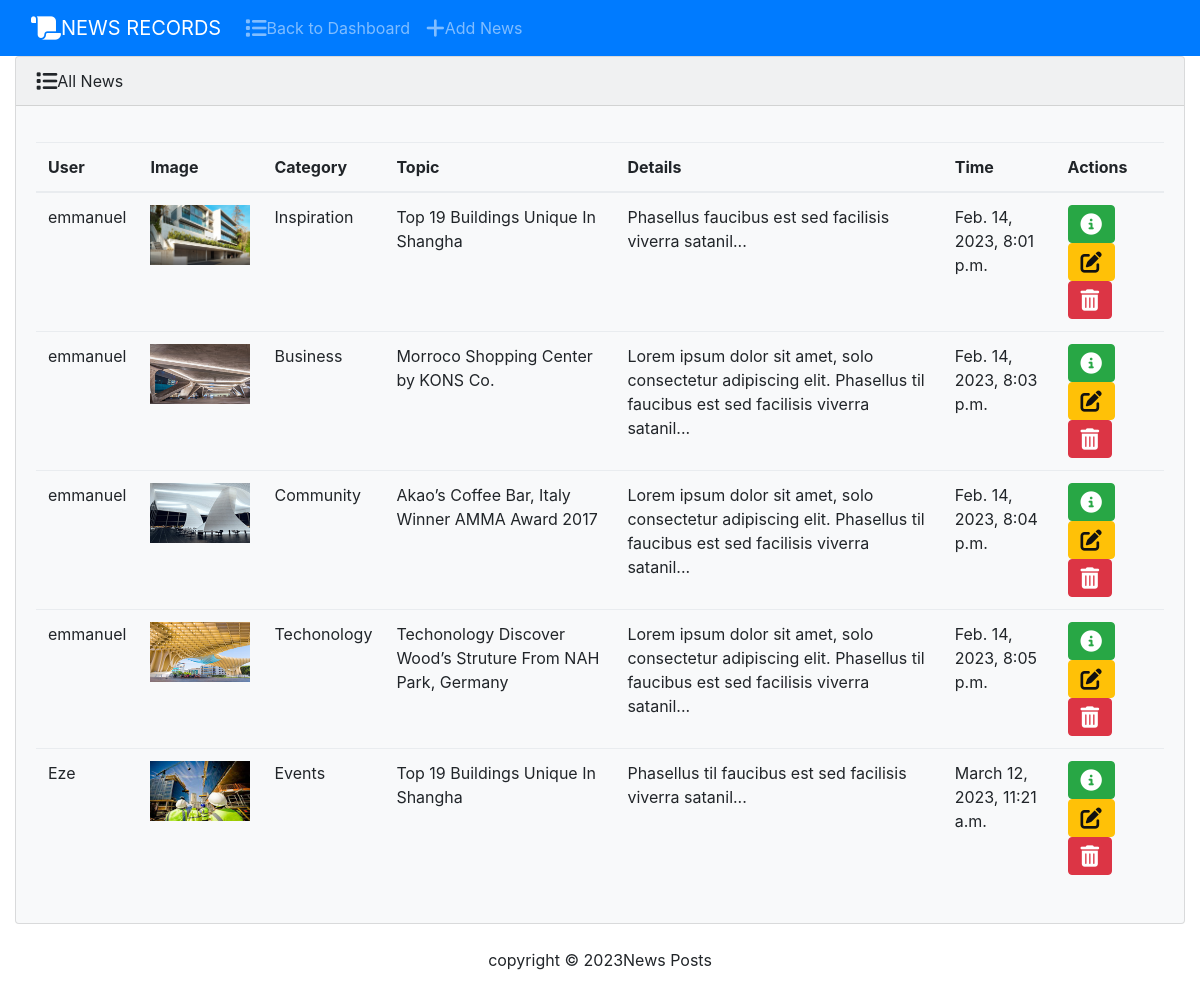
Screenshot of /new_list with the database file from the repository.
### smproject/models.py (models this page shows, shortened)
class New(models.Model):
    news_user = models.ForeignKey(User, on_delete=models.CASCADE)
    news_image = models.ImageField(null=True, blank=True, upload_to="images/")
    news_category = models.CharField(max_length=20)
    news_topic = models.CharField(max_length=100)
    news_details = models.CharField(max_length=2000)
    news_created_at = models.DateTimeField(default=datetime.now, blank=True)

### smproject/views.py (the view)
# urls.py: path('new_list', NewListView.as_view(), name='new_list'),
class NewListView(ListView):
    context_object_name = 'news'
    model = models.New
    template_name = 'new_list.html'

### smproject/templates/new_list.html (shortened to what this page needs)
{% load static %}
<!DOCTYPE html>
<html>
<head>
  <link rel="stylesheet" href="https://cdnjs.cloudflare.com/ajax/libs/font-awesome/6.2.0/css/all.min.css" />
  <link rel="stylesheet" type="text/css" href="{% static 'css/font-awesome.min.css' %}">
  <link rel="stylesheet" type="text/css" href="{% static 'css/fontawesome-6.2/font-awesome.min.css' %}">
  <link href="{% static 'css/bootstrap.min.css' %}" rel="stylesheet">
<body class="d-flex flex-column min-vh-100">
   <nav class="navbar navbar-expand-lg navbar-dark bg-primary">
    <div class="container-fluid">
      <a class="navbar-brand" href="{% url 'index' %}"><i class="fa-solid fa-scroll fa-lg"></i>NEWS RECORDS</a>
      <div class="collapse navbar-collapse" id="navbarColor01">
        <ul class="navbar-nav me-auto">
          <li class="nav-item">
            <a class="nav-link" href="{% url 'dashboard' %}"><i class="fa-solid fa-list fa-lg"></i>Back to Dashboard</a>
          </li>
          <li class="nav-item">
            <a class="nav-link" href="{% url 'create_new' %}"><i class="fa-solid fa-plus fa-lg"></i>Add News</a>
          </li>
        </ul>
      </div>
    </div>
  </nav>
        <div class="container-fluid">
            {% block body %}
            <div class="row">
              <div class="col-12">
                {% if news %}
                <div class="card bg-light ms-4 me-4 mb-4">
                  <div class="card-header"><i class="fa-solid fa-list fa-lg"></i>All News</div>
                  <div class="card-body">
                    <p class="card-text">
                      <div class="table-responsive">
                        <table class="table table-hover">
                          <thead>
                            <tr>
                              <th scope="col">User</th>
                              <th scope="col">Image</th>
                              <th scope="col">Category</th>
                              <th scope="col">Topic</th>
                              <th scope="col">Details</th>
                              <th scope="col">Time</th>
                              <th scope="col">Actions</th>
                            </tr>
                          </thead>
                          <tbody>
                            <tr>
                             {% for new in news %}
                             <tr>
                              <td>{{ new.news_user }}</td>
                              <td><img src="{{ new.news_image.url }}" width="100" height="60" alt=""></td>
                              <td>{{ new.news_category }}</td>
                              <td>{{ new.news_topic }}</td>
                              <td>{{ new.news_details }}</td>
                              <td>{{ new.news_created_at }}</td>
                              <td>
                                <a class="btn btn-success me-1" href="{% url 'new_details' new.pk %}">
                                  <i class="fa-solid fa-circle-info fa-lg"></i>
                                </a>
                                <a class="btn btn-warning me-1" href="{% url 'update_new' new.id %}"><i class="fa-solid fa-pen-to-square fa-lg"></i></a>
                              <button type="button" class="btn btn-danger" data-bs-toggle="modal" data-bs-target="#delete{{new.pk}}"><i class="fa-solid fa-trash-can fa-lg"></i></button>
                             {% endfor %}
                            </tr>
                          </tbody>
                        </table>
                      </div>
                    </p>
                  </div>
                </div>
                {% else %}
                <h5 class="alert alert-primary ms-4 me-4">No News Records</h5>
                {% endif %}
              </div>
            </div>
            {% endblock %}
        </div>
        <footer class="mt-auto mb-4">
          <div class="text-center">
            <span>
              copyright &copy; <script>document.write(new Date().getFullYear())</script>News Posts
            </span>
          </div>
        </footer>
</body>
</head>
</html>

### rows the page displays
New: news_user "emmanuel", news_image (picture), news_category "Inspiration", news_topic "Top 19 Buildings Unique In Shangha", news_details "Phasellus faucibus est sed facilisis viverra satanil...", news_created_at "Feb. 14, 2023, 8:01 p.m."
New: news_user "emmanuel", news_image (picture), news_category "Business", news_topic "Morroco Shopping Center by KONS Co.", news_details "Lorem ipsum dolor sit amet, solo consectetur adipiscing elit. Phasellus til faucibus est sed facilisis viverra satanil...", news_created_at "Feb. 14, 2023, 8:03 p.m."
New: news_user "emmanuel", news_image (picture), news_category "Community", news_topic "Akao’s Coffee Bar, Italy Winner AMMA Award 2017", news_details "Lorem ipsum dolor sit amet, solo consectetur adipiscing elit. Phasellus til faucibus est sed facilisis viverra satanil...", news_created_at "Feb. 14, 2023, 8:04 p.m."
New: news_user "emmanuel", news_image (picture), news_category "Techonology", news_topic "Techonology Discover Wood’s Struture From NAH Park, Germany", news_details "Lorem ipsum dolor sit amet, solo consectetur adipiscing elit. Phasellus til faucibus est sed facilisis viverra satanil...", news_created_at "Feb. 14, 2023, 8:05 p.m."
New: news_user "Eze", news_image (picture), news_category "Events", news_topic "Top 19 Buildings Unique In Shangha", news_details "Phasellus til faucibus est sed facilisis viverra satanil...", news_created_at "March 12, 2023, 11:21 a.m."
